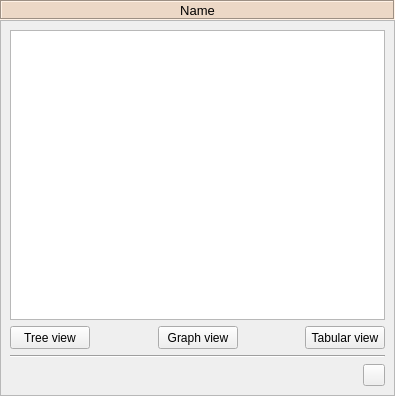
<?xml version="1.0" encoding="UTF-8"?>
<!--
######################################################################################################################
# Copyright (C) 2017 - 2019 Spine project consortium
# This file is part of Spine Toolbox.
# Spine Toolbox is free software: you can redistribute it and\/or modify it under the terms of the GNU Lesser General
# Public License as published by the Free Software Foundation, either version 3 of the License, or (at your option)
# any later version. This program is distributed in the hope that it will be useful, but WITHOUT ANY WARRANTY;
# without even the implied warranty of MERCHANTABILITY or FITNESS FOR A PARTICULAR PURPOSE. See the GNU Lesser General
# Public License for more details. You should have received a copy of the GNU Lesser General Public License along with
# this program. If not, see <http:\/\/www.gnu.org\/licenses\/>.
######################################################################################################################
-->
<ui version="4.0">
 <class>Form</class>
 <widget class="QWidget" name="Form">
  <property name="geometry">
   <rect>
    <x>0</x>
    <y>0</y>
    <width>395</width>
    <height>396</height>
   </rect>
  </property>
  <property name="windowTitle">
   <string>Form</string>
  </property>
  <layout class="QVBoxLayout" name="verticalLayout">
   <property name="spacing">
    <number>0</number>
   </property>
   <property name="leftMargin">
    <number>0</number>
   </property>
   <property name="topMargin">
    <number>0</number>
   </property>
   <property name="rightMargin">
    <number>0</number>
   </property>
   <property name="bottomMargin">
    <number>0</number>
   </property>
   <item>
    <widget class="QLabel" name="label_view_name">
     <property name="sizePolicy">
      <sizepolicy hsizetype="Preferred" vsizetype="Fixed">
       <horstretch>0</horstretch>
       <verstretch>0</verstretch>
      </sizepolicy>
     </property>
     <property name="minimumSize">
      <size>
       <width>0</width>
       <height>20</height>
      </size>
     </property>
     <property name="maximumSize">
      <size>
       <width>16777215</width>
       <height>20</height>
      </size>
     </property>
     <property name="font">
      <font>
       <pointsize>10</pointsize>
       <weight>50</weight>
       <bold>false</bold>
      </font>
     </property>
     <property name="styleSheet">
      <string notr="true">background-color: #ecd8c6;</string>
     </property>
     <property name="frameShape">
      <enum>QFrame::Box</enum>
     </property>
     <property name="frameShadow">
      <enum>QFrame::Sunken</enum>
     </property>
     <property name="text">
      <string>Name</string>
     </property>
     <property name="alignment">
      <set>Qt::AlignCenter</set>
     </property>
     <property name="wordWrap">
      <bool>true</bool>
     </property>
    </widget>
   </item>
   <item>
    <widget class="QScrollArea" name="scrollArea_4">
     <property name="widgetResizable">
      <bool>true</bool>
     </property>
     <widget class="QWidget" name="scrollAreaWidgetContents_4">
      <property name="geometry">
       <rect>
        <x>0</x>
        <y>0</y>
        <width>393</width>
        <height>374</height>
       </rect>
      </property>
      <layout class="QVBoxLayout" name="verticalLayout_18">
       <item>
        <widget class="ReferencesTreeView" name="treeView_view">
         <property name="font">
          <font>
           <pointsize>10</pointsize>
          </font>
         </property>
         <property name="contextMenuPolicy">
          <enum>Qt::CustomContextMenu</enum>
         </property>
         <property name="acceptDrops">
          <bool>true</bool>
         </property>
         <property name="selectionMode">
          <enum>QAbstractItemView::ExtendedSelection</enum>
         </property>
         <property name="textElideMode">
          <enum>Qt::ElideLeft</enum>
         </property>
         <property name="rootIsDecorated">
          <bool>false</bool>
         </property>
        </widget>
       </item>
       <item>
        <layout class="QHBoxLayout" name="horizontalLayout_8" stretch="0,0,0,0,0">
         <property name="spacing">
          <number>6</number>
         </property>
         <item>
          <widget class="QPushButton" name="pushButton_view_open_tree_view">
           <property name="sizePolicy">
            <sizepolicy hsizetype="MinimumExpanding" vsizetype="Fixed">
             <horstretch>0</horstretch>
             <verstretch>0</verstretch>
            </sizepolicy>
           </property>
           <property name="minimumSize">
            <size>
             <width>75</width>
             <height>23</height>
            </size>
           </property>
           <property name="maximumSize">
            <size>
             <width>16777215</width>
             <height>23</height>
            </size>
           </property>
           <property name="toolTip">
            <string>&lt;html&gt;&lt;head/&gt;&lt;body&gt;&lt;p&gt;Open Tree view for selected db references (read-only)&lt;/p&gt;&lt;/body&gt;&lt;/html&gt;</string>
           </property>
           <property name="text">
            <string>Tree view</string>
           </property>
          </widget>
         </item>
         <item>
          <spacer name="horizontalSpacer_5">
           <property name="orientation">
            <enum>Qt::Horizontal</enum>
           </property>
           <property name="sizeHint" stdset="0">
            <size>
             <width>40</width>
             <height>20</height>
            </size>
           </property>
          </spacer>
         </item>
         <item>
          <widget class="QPushButton" name="pushButton_view_open_graph_view">
           <property name="sizePolicy">
            <sizepolicy hsizetype="MinimumExpanding" vsizetype="Fixed">
             <horstretch>0</horstretch>
             <verstretch>0</verstretch>
            </sizepolicy>
           </property>
           <property name="minimumSize">
            <size>
             <width>75</width>
             <height>23</height>
            </size>
           </property>
           <property name="maximumSize">
            <size>
             <width>16777215</width>
             <height>23</height>
            </size>
           </property>
           <property name="toolTip">
            <string>&lt;html&gt;&lt;head/&gt;&lt;body&gt;&lt;p&gt;Open Graph view for selected db references (read-only)&lt;/p&gt;&lt;/body&gt;&lt;/html&gt;</string>
           </property>
           <property name="text">
            <string>Graph view</string>
           </property>
          </widget>
         </item>
         <item>
          <spacer name="horizontalSpacer_9">
           <property name="orientation">
            <enum>Qt::Horizontal</enum>
           </property>
           <property name="sizeHint" stdset="0">
            <size>
             <width>40</width>
             <height>20</height>
            </size>
           </property>
          </spacer>
         </item>
         <item>
          <widget class="QPushButton" name="pushButton_view_open_tabular_view">
           <property name="sizePolicy">
            <sizepolicy hsizetype="MinimumExpanding" vsizetype="Fixed">
             <horstretch>0</horstretch>
             <verstretch>0</verstretch>
            </sizepolicy>
           </property>
           <property name="minimumSize">
            <size>
             <width>75</width>
             <height>23</height>
            </size>
           </property>
           <property name="maximumSize">
            <size>
             <width>16777215</width>
             <height>23</height>
            </size>
           </property>
           <property name="toolTip">
            <string>&lt;html&gt;&lt;head/&gt;&lt;body&gt;&lt;p&gt;Open Tabular view for selected db references (read-only)&lt;/p&gt;&lt;/body&gt;&lt;/html&gt;</string>
           </property>
           <property name="text">
            <string>Tabular view</string>
           </property>
          </widget>
         </item>
        </layout>
       </item>
       <item>
        <widget class="Line" name="line_5">
         <property name="orientation">
          <enum>Qt::Horizontal</enum>
         </property>
        </widget>
       </item>
       <item>
        <layout class="QHBoxLayout" name="horizontalLayout_16">
         <item>
          <spacer name="horizontalSpacer_12">
           <property name="orientation">
            <enum>Qt::Horizontal</enum>
           </property>
           <property name="sizeHint" stdset="0">
            <size>
             <width>40</width>
             <height>20</height>
            </size>
           </property>
          </spacer>
         </item>
         <item>
          <widget class="QToolButton" name="toolButton_view_open_dir">
           <property name="minimumSize">
            <size>
             <width>22</width>
             <height>22</height>
            </size>
           </property>
           <property name="maximumSize">
            <size>
             <width>22</width>
             <height>22</height>
            </size>
           </property>
           <property name="toolTip">
            <string>&lt;html&gt;&lt;head/&gt;&lt;body&gt;&lt;p&gt;Open this View's project directory in file browser&lt;/p&gt;&lt;/body&gt;&lt;/html&gt;</string>
           </property>
           <property name="icon">
            <iconset resource="../../../../spinetoolbox/ui/resources/resources_icons.qrc">
             <normaloff>:/icons/menu_icons/folder-open-solid.svg</normaloff>:/icons/menu_icons/folder-open-solid.svg</iconset>
           </property>
          </widget>
         </item>
        </layout>
       </item>
      </layout>
     </widget>
    </widget>
   </item>
  </layout>
 </widget>
 <customwidgets>
  <customwidget>
   <class>ReferencesTreeView</class>
   <extends>QTreeView</extends>
   <header>spinetoolbox/widgets/custom_qtreeview.h</header>
  </customwidget>
 </customwidgets>
 <resources>
  <include location="../../../../spinetoolbox/ui/resources/resources_icons.qrc"/>
 </resources>
 <connections/>
</ui>
